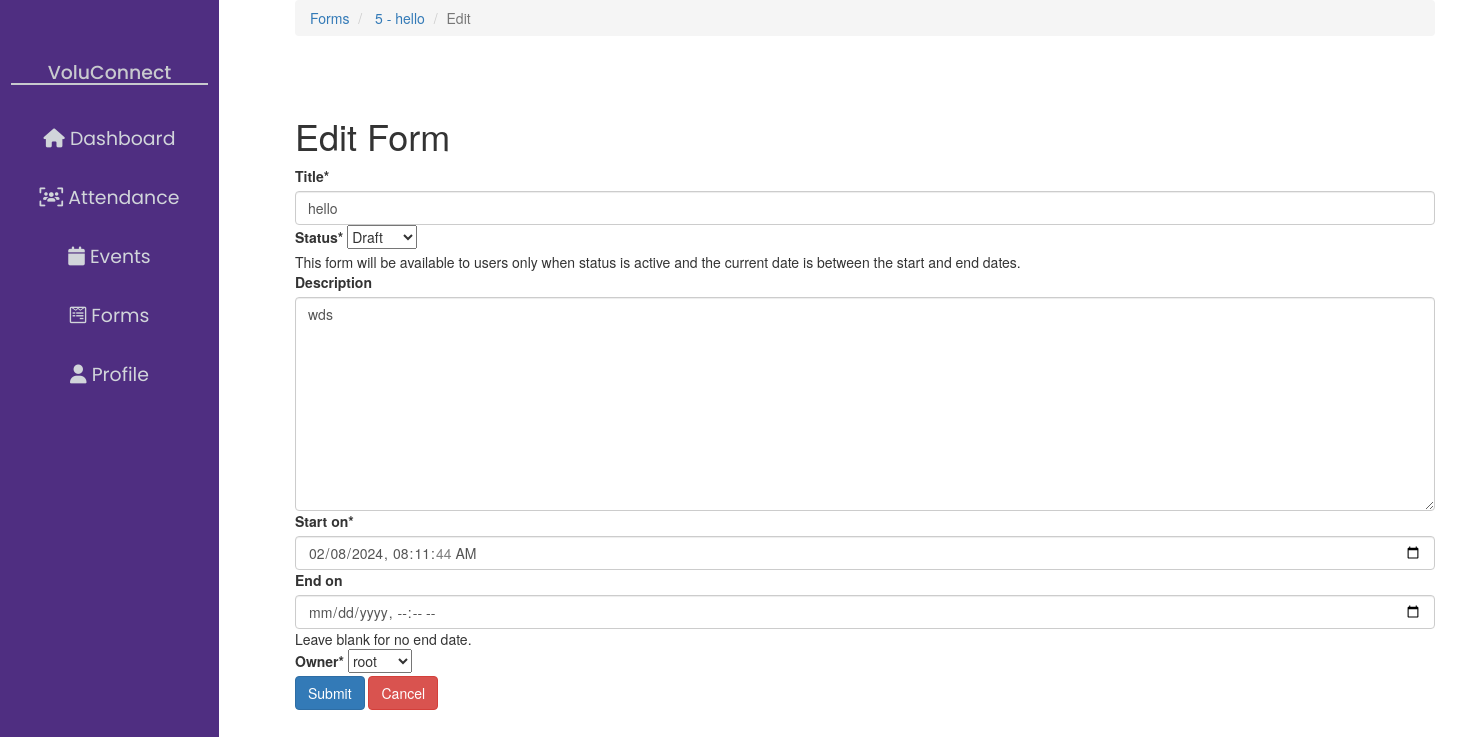
Screenshot of /form-creator/forms/5-hello/edit/ with the database file from the repository.
### form_creator/models.py (models this page shows, shortened)
class Form(models.Model):
    def __str__(self):
        return f"{self.id} - {self.title}"
    class StatusChoices(models.TextChoices):
        DRAFT = "draft", "Draft"
        ACTIVE = "active", "Active"
        INACTIVE = "inactive", "Inactive"
    owner = models.ForeignKey(User, on_delete=models.CASCADE)
    editors = models.ManyToManyField(User, related_name="editors", blank=True)
    title = models.CharField(max_length=150)
    slug = models.SlugField(max_length=150)
    description = models.TextField(blank=True)
    created_dt = models.DateTimeField(auto_now_add=True)
    start_dt = models.DateTimeField(
        default=timezone.now,
        verbose_name="Start on",
    )
    end_dt = models.DateTimeField(
        blank=True,
        null=True,
        help_text="Leave blank for no end date.",
        verbose_name="End on",
    )
    status = models.CharField(
        max_length=10,
        choices=StatusChoices.choices,
        default=StatusChoices.DRAFT,
        help_text="This form will be available to users only when status is "
        "active and the current date is between the start and end dates.",
    )
    objects = FormManager()
    class Meta:
        db_table = "fc_form"
        ordering = ["status", "-created_dt"]
    def can_edit(self, user: User, staff_can_edit: bool = True) -> bool:
        if not user or not user.is_authenticated:
            return False
    def can_delete(self, user: User) -> bool:
        if not user or not user.is_authenticated:
            return False
        return any([user.is_staff, user.username == self.owner.username])
    def completed_by(self, user: User) -> _t.Optional["FormResponder"]:
        if not user or not user.is_authenticated:
            return None
        return self.responders.filter(user=user).first()
    def can_complete_form(self, user: User) -> bool:
        if not user or not user.is_authenticated:
            return False
        if not self.is_live():
            return False
        if self.can_edit(user, False):
            return False
        return not bool(self.completed_by(user))
    def get_absolute_url(self) -> str:
        return reverse(f"{url_prefix}form_detail", args=[self.id, self.slug])

### form_creator/views.py (the view)
class FormUpdateView(FormBaseView, FormSingleItemMixin, UpdateView):
    template_name = "form_creator/form_edit.html"

### form_creator/forms.py (called while the page is built)
    def _setup_datetime_fields(self) -> None:
        start_dt = self.fields["start_dt"]
        end_dt = self.fields["end_dt"]
        start_dt.initial = timezone.now()
        start_dt.widget = forms.DateTimeInput(attrs={"type": "datetime-local"})
        end_dt.widget = forms.DateTimeInput(attrs={"type": "datetime-local"})

    def _set_owner_field(self, user: User) -> None:
        self.fields["owner"].initial = user

    def _set_editors_field(self, editor_choices: QuerySet[User]) -> None:
        editors_field = self.fields["editors"]
        editors_field.required = False
        if editor_choices:
            editors_field.queryset = editor_choices
        else:
            editors_field.queryset = User.objects.none()
            editors_field.widget = forms.HiddenInput()

### form_creator/managers.py (called while the page is built)
    def get_queryset(self):
        return FormsQueryset(self.model, using=self._db)

### form_creator/views.py (called while the page is built)
    def get_form_kwargs(self):
        kwargs = super().get_form_kwargs()
        kwargs["user"] = self.request.user
        if self.editor_choices:
            kwargs["editor_choices"] = self.editor_choices
        return kwargs

    def get_object(self, *args, **kwargs):
        pattern = re.compile("/forms/(\\d{1,})-(.*?)/")
        pk, slug = pattern.search(self.request.path).groups()
        return get_object_or_404(self.model, pk=pk, slug=slug)

    def get_context_data(self, **kwargs):
        context = super().get_context_data(**kwargs)
        obj = self.get_object()
        context["can_edit"] = obj.can_edit(self.request.user)
        context["can_delete"] = obj.can_delete(self.request.user)
        context["completed_form"] = obj.completed_by(self.request.user)
        context["can_complete_form"] = obj.can_complete_form(self.request.user)
        return context

### form_creator/templates/form_creator/form_edit.html (shortened to what this page needs)
{% extends 'base.html' %}
{% load crispy_forms_tags %}
{% block content %}
  <div class="sidenav">
    <h3>VoluConnect</h3>
    <a {% block nav_dashboard %}{% endblock %} href="{% url 'dashboard' %}">
        <i class="fa fa-home"></i>
        <span class="sidenav-text">Dashboard</span>
    </a>
    <a {% block nav_attendance %}{% endblock %} href="{% url 'attendance' %}">
        <i class="fa fa-users-viewfinder"></i>
        <span class="sidenav-text">Attendance</span>
    </a>
    <a {% block nav_events %}{% endblock %} href="{% url 'events' %}">
        <i class="fa fa-calendar"></i>
        <span class="sidenav-text">Events</span>
    </a>
    <a {% block nav_forms %}{% endblock %} href="{% url 'form_creator:form_list' %}">
        <i class="fa-brands fa-wpforms"></i>
        <span class="sidenav-text">Forms</span>
    </a>
    <a {% block nav_profile %}{% endblock %} href="{% url 'profile' %}">
        <i class="fa fa-user"></i>
        <span class="sidenav-text">Profile</span>
    </a>
  </div>
<nav aria-label="breadcrumb">
  <ol class="breadcrumb">
    <li class="breadcrumb-item">
      <a href="{% url 'form_creator:form_list' %}">Forms</a>
    </li>
    <li class="breadcrumb-item">
      <a href="{{ object.get_absolute_url }}">{{ object|truncatechars:20 }}</a>
    </li>
    <li class="breadcrumb-item active" aria-current="page">Edit</li>
  </ol>
</nav>
<h1>Edit Form</h1>
<form method="POST">
  {{ form|crispy }}
  <input type="submit" class="btn btn-primary" value="Submit">
  <a href="{{ object.get_absolute_url }}" class="btn btn-danger">Cancel</a>
</form>
{% endblock %}

### form_creator/static/css/custom-style.css (style rules this page uses)
a, a:hover { text-decoration: none !important; }
.sidenav { height: 100%; width: 15vw; position: fixed; z-index: 1; top: 0; left: 0; background-color: #4f2e81; overflow-x: hidden; padding-top: 20px; }
.sidenav h3 { font-size: 1.35em; color: #c8cace; font-family: "Poppins", "sans-sarif"; text-align: center; padding-top: 1em; width: 90%; margin: 1.25em auto; border-bottom: 2px solid #c8cace; }
.sidenav a { padding: 16px 0; text-align: center; text-decoration: none; font-size: 1.35em; font-family: "Poppins", "sans-sarif"; color: #d1d5da; display: block; }
.container h1 { margin-top: 10vh; }

### form_creator/templates/form_creator/form_edit.html (style rules this page uses)
a, a:hover { text-decoration: none !important; }
.sidenav { height: 100%; width: 15vw; position: fixed; z-index: 1; top: 0; left: 0; background-color: #4f2e81; overflow-x: hidden; padding-top: 20px; }
.sidenav h3 { font-size: 1.35em; color: #c8cace; font-family: "Poppins", "sans-sarif"; text-align: center; padding-top: 1em; width: 90%; margin: 1.25em auto; border-bottom: 2px solid #c8cace; }
.sidenav a { padding: 16px 0; text-align: center; text-decoration: none; font-size: 1.35em; font-family: "Poppins", "sans-sarif"; color: #d1d5da; display: block; }
.container h1 { margin-top: 10vh; }

### rows the page displays
Form: id+title "5 - hello", title "hello", status "Draft", description "wds", start_dt "02/08/2024 08:11:44", owner "root"
